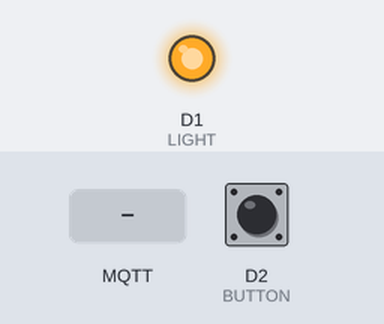
Simulated run of this sketch. Board: ESP8266 (NodeMCU). On the bench: output pins drawn as LEDs (lit = HIGH). Inputs (shaded band) come from the test bench; at power-on: D2 (BUTTON) HIGH. WiFi joins after 1.5 s; servers stay silent unless stated; no MQTT or app messages arrive unless stated; what the sketch prints to the serial monitor is not drawn.

Above: at 2.7 s.
2.8 s: D2 (BUTTON) pulled LOW for 0.15 s
At 4.4 s:
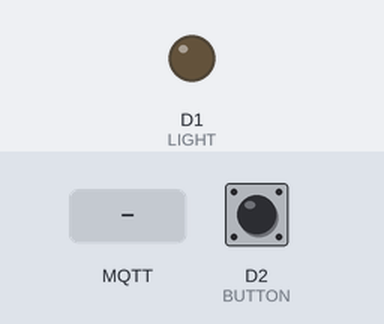
6.0 s: MQTT message "ON" arrives on the first subscribed topic
At 6.6 s:
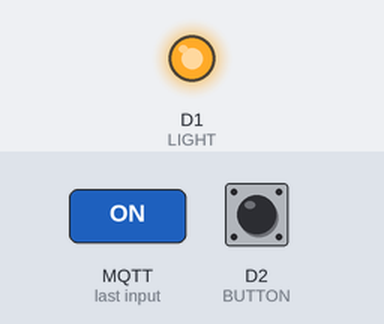
7.5 s: MQTT message "OFF" arrives on the first subscribed topic
At 8.9 s:
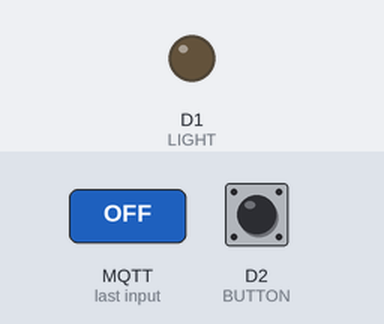
Timing chart, 0 to 10.0 s (numbered marks = the images above; inputs shaded):
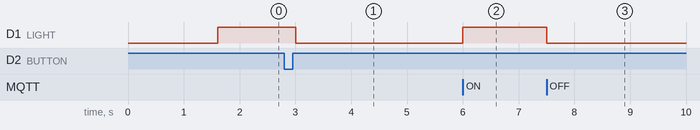

The sketch:

INTRO_TO_MQTT.ino
```cpp
/*Desenvolvido por Bruno Horta @ 2017
 *
 * Este Código de Exemplo está inserido no contexto público e pode ser alterado ou distribuido
 *
 * Bibliotecas necessárias
 *
 * PubSubClient
 * ** Como instalar https://www.youtube.com/watch?v=yM1eljamBwM&list=PLxDLawCWayzCsoqDt7A7kBVDFVt0RSm1g&index=2
 *
 * Montagem
 * Fotos em Anexo
 * */

//MQTT
#include <PubSubClient.h>
//ESP
#include <ESP8266WiFi.h>

#define MQTT_AUTH true
#define MQTT_USERNAME "username"
#define MQTT_PASSWORD "password"
#define LIGHT D1
#define BUTTON D2

//Variaveis e Constantes de DEBOUNCE
int buttonState;
int lastButtonState = LOW;
long lastDebounceTime = 0;
const int debounceDelay = 50;

//Constantes
const String HOSTNAME  = "nome_do_device";

const char* ssid = "nome_da_rede_wifi";

const char* password = "password_da_rede_wifi";;

const String MQTT_LIGHT_TOPIC = "sala/luz/set";

const String MQTT_LIGHT_STATE_TOPIC = "sala/luz";

//MQTT BROKERS GRATUITOS PARA TESTES https://github.com/mqtt/mqtt.github.io/wiki/public_brokers
const char* MQTT_SERVER = "ip_ou_dns_do_broker";

WiFiClient wclient;
PubSubClient client(MQTT_SERVER,1883,wclient);


void setup() {
  Serial.begin(115200);
  client.setCallback(callback);
  pinMode(LIGHT,OUTPUT);
  pinMode(BUTTON,INPUT_PULLUP);
  WiFi.begin(ssid, password);
  WiFi.mode(WIFI_STA);
  Serial.println(".");
  // Aguarda até estar ligado ao Wi-Fi
  while (WiFi.status() != WL_CONNECTED) {
    delay(500);
    Serial.print(".");
  }
  Serial.println("");
  Serial.print("Ligado a ");
  Serial.println(ssid);
  Serial.print("Endereço IP: ");
  Serial.println(WiFi.localIP());
}

//Chamada de recepção de mensagem
void callback(char* topic, byte* payload, unsigned int length) {
  String payloadStr = "";
  for (int i=0; i<length; i++) {
    payloadStr += (char)payload[i];
  }
  Serial.println(payloadStr);
  String topicStr = String(topic);
 if(topicStr.equals(MQTT_LIGHT_TOPIC)){
  if(payloadStr.equals("ON")){
      turnOn();
    }else if(payloadStr.equals("OFF")) {
      turnOff();
    }
  }
}
void turnOn(){
  Serial.println("ON");
  digitalWrite(LIGHT,HIGH);
  client.publish(MQTT_LIGHT_STATE_TOPIC.c_str(),"ON");
}

void turnOff(){
  digitalWrite(LIGHT,LOW);
  Serial.println("OFF");
  client.publish(MQTT_LIGHT_STATE_TOPIC.c_str(),"OFF");
}

bool checkMqttConnection(){
  if (!client.connected()) {
    if (MQTT_AUTH ? client.connect(HOSTNAME.c_str(),MQTT_USERNAME, MQTT_PASSWORD) : client.connect(HOSTNAME.c_str())) {
      //SUBSCRIÇÃO DE TOPICOS
      Serial.println("CONNECTED");
      client.subscribe(MQTT_LIGHT_TOPIC.c_str());
    }
  }
  return client.connected();
}

void checkButtonState(){
 if(processDebounce(BUTTON)){
  if(digitalRead(LIGHT)){
      turnOff();
    }else{
      turnOn();
    }
 }
}

void loop() {
  if (WiFi.status() == WL_CONNECTED) {
    if (checkMqttConnection()){
      client.loop();
      checkButtonState();

    }
  }
}


boolean processDebounce(int pin){
  // ler o estado do pino para uma variável local
  int sensorVal = digitalRead(pin);
  /*
   * verificar se o botão foi pressionado e o tempo que decorreu desde o último pressionar do botão
   * é suficiente para ignorar qualquer tipo de ruído.
  */

  /*
   * Se a leitura registou uma alteração de estado, seja ele ruído ou o pressionar do botão
  */
  if (sensorVal != lastButtonState) {
    // reiniciar o contador de debouncing
    lastDebounceTime = millis();
  }
  if ((millis() - lastDebounceTime) > debounceDelay) {
    /**
     * Qualquer que seja a leitura, esta aconteceu a um tempo superior ao intervalo
     * de debouncing considerado (no exemplo 50 milisegundos).
     * Por essa razão, pode se assumir a leitura como sendo o estado atual do botão.
     */
    if (sensorVal != buttonState) {
      /*
       * o estado atual do botão é diferente ao último estado válido registado, por isso,
       * igualar o último estado válido, para o botão, como sendo a leitura atual.
       */
      buttonState = sensorVal;
      if (buttonState == HIGH) {
        /*
         * definir o último estado lido, para o botão, como sendo a leitura atual.
         */
        lastButtonState = sensorVal;
        /**
          * O botão encontra-se ativo, por isso retorna-se true
        */
        return true;
      }
    }
  }
  /*
   * definir último estado lido, para o botão, como sendo a leitura atual.
   */
  lastButtonState = sensorVal;
  return false;
}
```

Measured:
- after the input at 2.8 s, D1 (LIGHT): HIGH → LOW after 0.20 s
- after the input at 6.0 s, D1 (LIGHT): LOW → HIGH at once
- after the input at 7.5 s, D1 (LIGHT): HIGH → LOW at once
